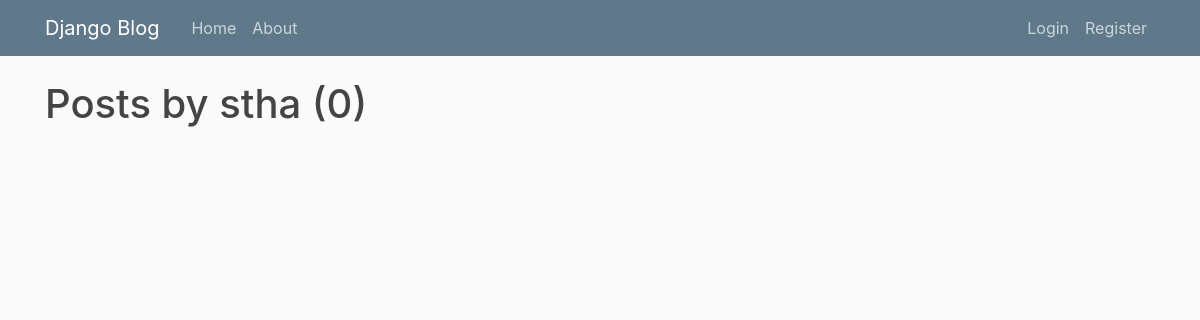
Before: /user/stha with the older database file.
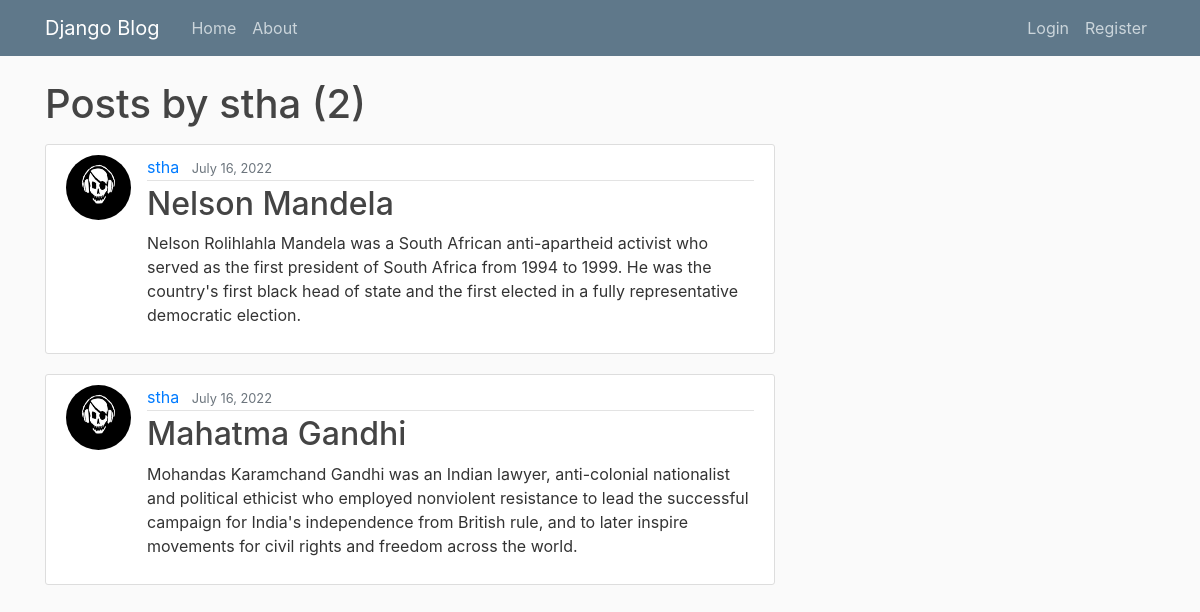
After: the same page with the newer database file.
### blog/models.py (models this page shows, shortened)
class Post(models.Model):
    title = models.CharField(max_length=100)
    content = models.TextField()
    date_posted = models.DateTimeField(default=timezone.now)
    author = models.ForeignKey(User, on_delete=models.CASCADE)

### user/models.py (models this page shows, shortened)
class Profile(models.Model):
    user = models.OneToOneField(User, on_delete=models.CASCADE)
    image = models.ImageField(default='default.jpg', upload_to='profile_pics')

### blog/views.py (the view)
# urls.py: path('user/<str:username>', UserPostListView.as_view(), name='user-posts'),
class UserPostListView(ListView):
    model = Post
    template_name = 'blog/user_posts.html'  # <app>/<model>_<viewtype>.html
    context_object_name = 'posts'
    paginate_by = 5
    def get_queryset(self):
        user = get_object_or_404(User, username=self.kwargs.get('username'))
        return Post.objects.filter(author=user).order_by('-date_posted')

### blog/templates/blog/user_posts.html (shortened to what this page needs)
{% extends "blog/base.html" %}
{% block content %}
    <h1 class="mb-3">Posts by {{ view.kwargs.username }} ({{ page_obj.paginator.count }})</h1>
    {% for post in posts %}
        <article class="media content-section">
          <img class="rounded-circle article-img" src="{{ post.author.profile.image.url }}">
          <div class="media-body">
            <div class="article-metadata">
              <a class="mr-2" href="{% url 'user-posts' post.author.username %}">{{ post.author }}</a>
              <small class="text-muted">{{ post.date_posted|date:"F d, Y" }}</small>
            </div>
            <h2><a class="article-title" href="{% url 'post-detail' post.id %}">{{ post.title }}</a></h2>
            <p class="article-content">{{ post.content }}</p>
          </div>
        </article>
    {% endfor %}
{% endblock content %}

### blog/templates/blog/base.html (shortened to what this page needs)
{% load static %}
<!DOCTYPE html>
<html>
<head>
    <link rel="stylesheet" href="https://maxcdn.bootstrapcdn.com/bootstrap/4.0.0/css/bootstrap.min.css">
    <link rel="stylesheet" type="text/css" href="{% static 'blog/main.css' %}">
</head>
<body>
    <header class="site-header">
      <nav class="navbar navbar-expand-md navbar-dark bg-steel fixed-top">
        <div class="container">
          <a class="navbar-brand mr-4" href="{% url 'blog-home' %}">Django Blog</a>
          <div class="collapse navbar-collapse" id="navbarToggle">
            <div class="navbar-nav mr-auto">
              <a class="nav-item nav-link" href="{% url 'blog-home' %}">Home</a>
              <a class="nav-item nav-link" href="{% url 'blog-about' %}">About</a>
            </div>
            <div class="navbar-nav">
              {% if user.is_authenticated %}
                <a class="nav-item nav-link" href="{% url 'post-create' %}">New Post</a>
                <a class="nav-item nav-link" href="{% url 'profile' %}">Profile</a>
                <a class="nav-item nav-link" href="{% url 'logout' %}">Logout</a>
              {% else %}
                <a class="nav-item nav-link" href="{% url 'login' %}">Login</a>
                <a class="nav-item nav-link" href="{% url 'register' %}">Register</a>
              {% endif %}
            </div>
          </div>
        </div>
      </nav>
    </header>
    <main role="main" class="container">
      <div class="row">
        <div class="col-md-8">
          {% block content %}{% endblock %}
        </div>
      </div>
    </main>
</body>
</html>

### blog/static/blog/main.css (style rules this page uses)
body { background: #fafafa; color: #333333; margin-top: 5rem; }
h1, h2, h3, h4, h5, h6 { color: #444444; }
.bg-steel { background-color: #5f788a; }
.site-header .navbar-nav .nav-link { color: #cbd5db; }
.content-section { background: #ffffff; padding: 10px 20px; border: 1px solid #dddddd; border-radius: 3px; margin-bottom: 20px; }
.article-title { color: #444444; }
.article-content { white-space: pre-line; }
.article-img { height: 65px; width: 65px; margin-right: 16px; }
.article-metadata { padding-bottom: 1px; margin-bottom: 4px; border-bottom: 1px solid #e3e3e3 }

Changed rows visible on the page:
added Post: author.profile.image (picture), author "stha", date_posted "July 16, 2022", title "Nelson Mandela", content "Nelson Rolihlahla Mandela was a South African anti-apartheid activist who served as the first president of South Africa from 1994 to 1999. He was the country's first black head of state and the first elected in a fully representative democratic election."
added Post: author.profile.image (picture), author "stha", date_posted "July 16, 2022", title "Mahatma Gandhi", content "Mohandas Karamchand Gandhi was an Indian lawyer, anti-colonial nationalist and political ethicist who employed nonviolent resistance to lead the successful campaign for India's independence from British rule, and to later inspire movements for civil rights and freedom across the world."
Other visible differences:
{{ page_obj.paginator.count }}: "0" → "2"
